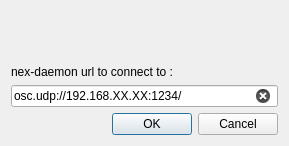
<?xml version="1.0" encoding="UTF-8"?>
<ui version="4.0">
 <class>Dialog</class>
 <widget class="QDialog" name="Dialog">
  <property name="geometry">
   <rect>
    <x>0</x>
    <y>0</y>
    <width>289</width>
    <height>146</height>
   </rect>
  </property>
  <property name="windowTitle">
   <string>Daemon URL</string>
  </property>
  <layout class="QVBoxLayout" name="verticalLayout_2">
   <item>
    <widget class="QLabel" name="labelError">
     <property name="text">
      <string/>
     </property>
     <property name="alignment">
      <set>Qt::AlignCenter</set>
     </property>
    </widget>
   </item>
   <item>
    <widget class="QLabel" name="label">
     <property name="text">
      <string>nex-daemon url to connect to :</string>
     </property>
     <property name="alignment">
      <set>Qt::AlignBottom|Qt::AlignLeading|Qt::AlignLeft</set>
     </property>
    </widget>
   </item>
   <item>
    <widget class="QLineEdit" name="lineEdit">
     <property name="text">
      <string>osc.udp://192.168.XX.XX:1234/</string>
     </property>
     <property name="clearButtonEnabled">
      <bool>true</bool>
     </property>
    </widget>
   </item>
   <item>
    <widget class="QDialogButtonBox" name="buttonBox">
     <property name="orientation">
      <enum>Qt::Horizontal</enum>
     </property>
     <property name="standardButtons">
      <set>QDialogButtonBox::Cancel|QDialogButtonBox::Ok</set>
     </property>
    </widget>
   </item>
  </layout>
 </widget>
 <resources/>
 <connections>
  <connection>
   <sender>buttonBox</sender>
   <signal>accepted()</signal>
   <receiver>Dialog</receiver>
   <slot>accept()</slot>
   <hints>
    <hint type="sourcelabel">
     <x>248</x>
     <y>254</y>
    </hint>
    <hint type="destinationlabel">
     <x>157</x>
     <y>274</y>
    </hint>
   </hints>
  </connection>
  <connection>
   <sender>buttonBox</sender>
   <signal>rejected()</signal>
   <receiver>Dialog</receiver>
   <slot>reject()</slot>
   <hints>
    <hint type="sourcelabel">
     <x>316</x>
     <y>260</y>
    </hint>
    <hint type="destinationlabel">
     <x>286</x>
     <y>274</y>
    </hint>
   </hints>
  </connection>
 </connections>
</ui>
